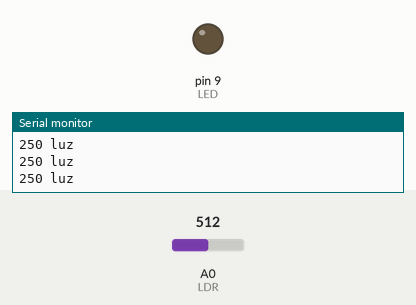
Recording of a sketch running on a simulated Arduino Uno, built with avr-gcc and run on an emulated ATmega328P. Shown: output pins drawn as LEDs (lit = HIGH), the last lines printed to the serial monitor. The inputs (shaded band) are chosen by the test bench; at power-on: A0 (LDR) = 512.

Above: at 1.2 s.
1.3 s: A0 (LDR) set to 783
3.0 s: A0 (LDR) set to 816
At 4.3 s:
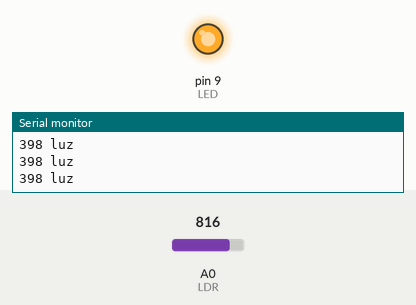
4.8 s: A0 (LDR) set to 716
At 5.8 s:
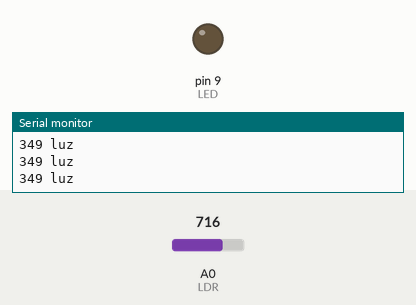
6.6 s: A0 (LDR) set to 900
At 7.2 s:
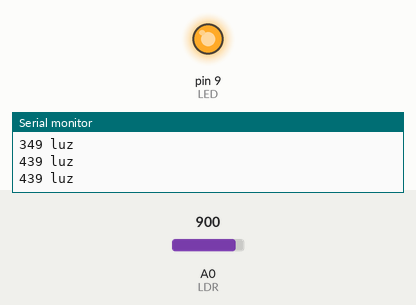
Timing chart, 0 to 9.4 s (numbered marks = the images above; inputs shaded):
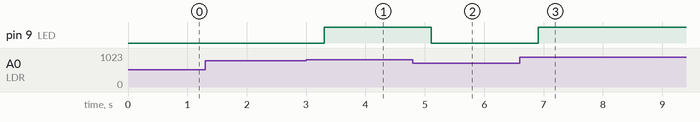

Measured:
- the behaviour switches between 800 and 801 on A0 (LDR) (found by bisection; images 0 and 1)
- after the input at 3.0 s, pin 9 (LED): LOW → HIGH after 0.30 s
- after the input at 4.8 s, pin 9 (LED): HIGH → LOW after 0.31 s
- after the input at 6.6 s, pin 9 (LED): LOW → HIGH after 0.31 s

The sketch:

ldr-led.ino
```cpp
#define LED 9
#define LDR 0
int luz = 0;
int valor_sensor = 0;

void setup() {
Serial.begin(9600);
pinMode(LED,OUTPUT);
pinMode(LDR,INPUT);
}

void loop() {
valor_sensor = analogRead(LDR);
luz = (5.0*valor_sensor*100.0)/1024.0;
Serial.print(luz);
Serial.println(" luz");
delay(300);

if(luz <= 390){
  digitalWrite(LED,LOW);
  }
if(luz > 390){
  digitalWrite(LED,HIGH);
  }
}
```
